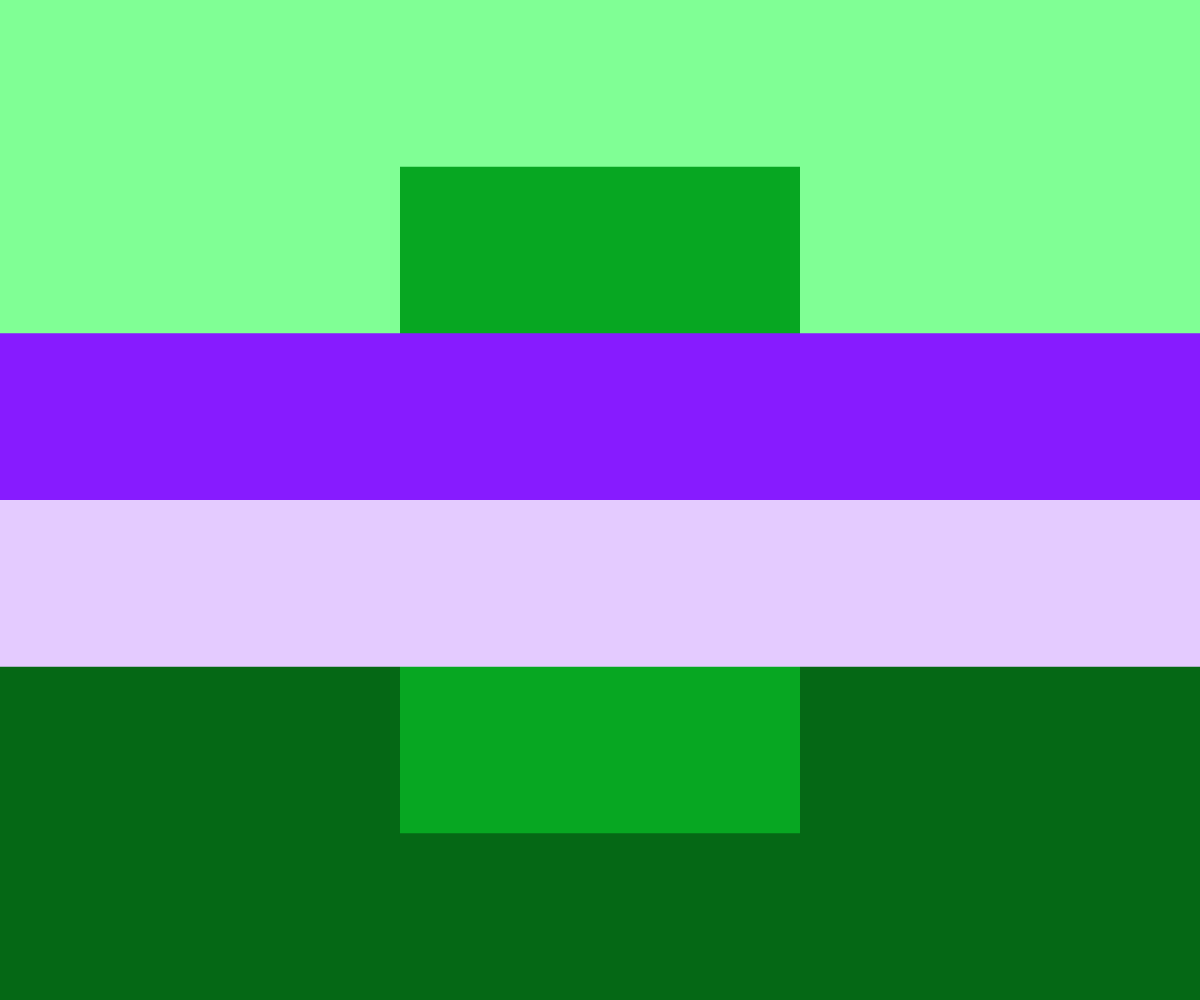
Frame 1 (no input)
Frame 60 (no input): identical to frame 1, image omitted
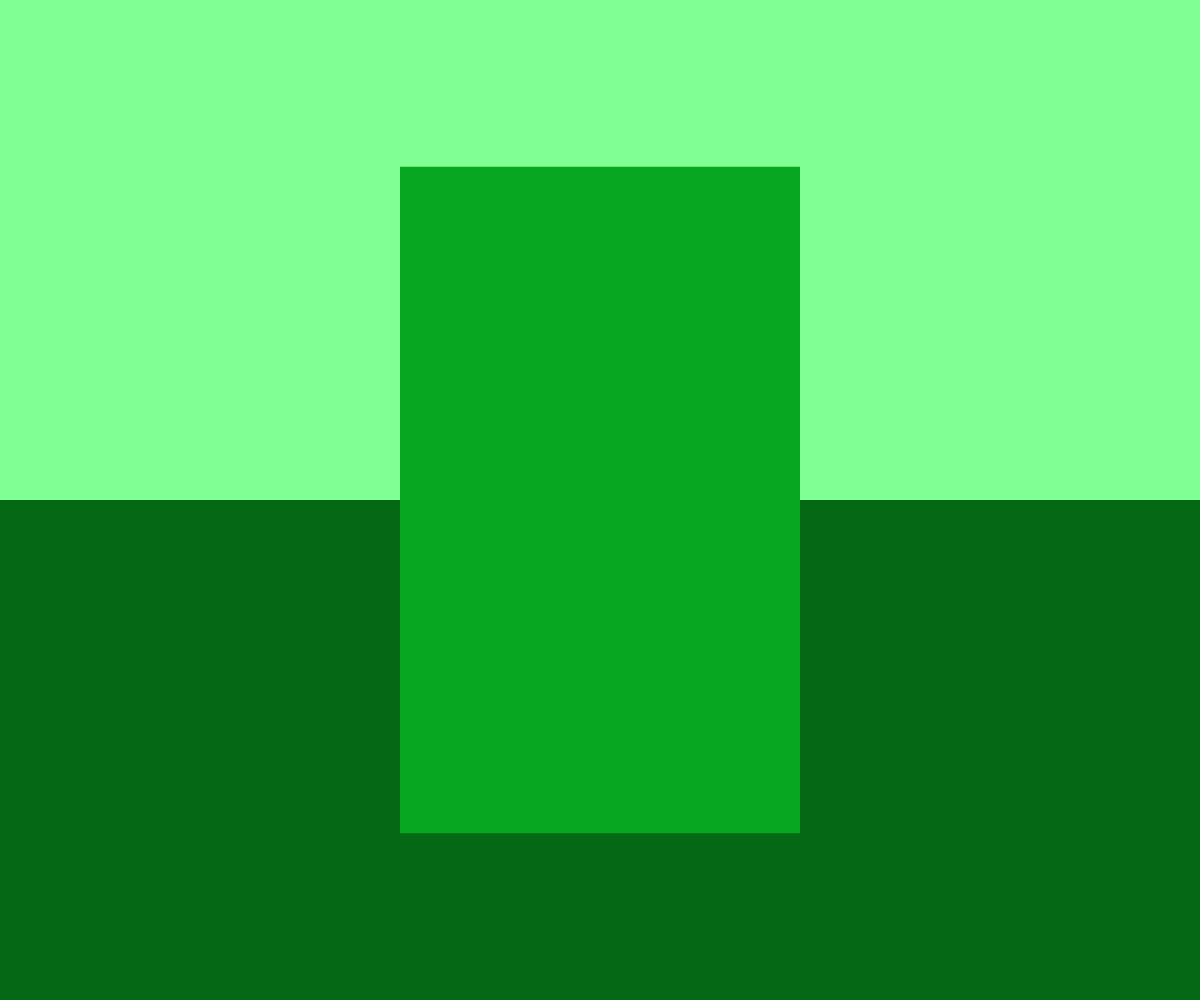
Frame 120 (the mouse pressed at the canvas centre since frame 60)

The p5.js sketch that drew these frames (run headless with seeded random() and noise() and a simulated clock; from frame 60 on, the mouse is pressed at the canvas centre):

// p5.js sketch
// ── sketch.js
let clrs = [
'#80FF95', //top 0
'#871BFF', //middle top 1
'#07A722', //middle strip 2
'#E4CBFF', //middle bottom 3
'#056815' //bottom 4
]


function setup() {
  createCanvas(windowWidth, windowHeight);
  noStroke();
}

function draw() {
 background(220);
 canvasRect(clrs[4], height/2, height/2, false);
 canvasRect(clrs[0], height/2, 0, false);
 fill(clrs[2]); 
 rect(width * 1/3, height * 1/6, width * 1/3, height * 2/3); 
 canvasRect(clrs[1], height/6, height/3, true);
 canvasRect(clrs[3], height/6, height/2, true);


}

function canvasRect(clr, hgt, y_offset, clickable) {
	fill(clr);
	if((clickable == true) && (mouseIsPressed == false)){
		rect(0, y_offset, width, hgt);
	} 
	if(clickable == false){
		rect(0, y_offset, width, hgt);
	}
}
